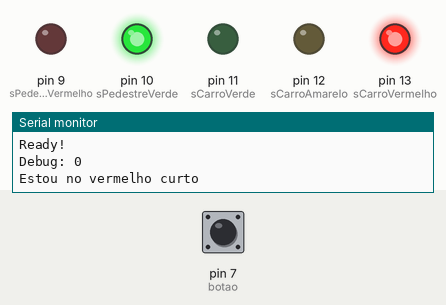
Recording of a program running on a simulated Arduino Uno, built with avr-gcc and run on an emulated ATmega328P. On the bench: output pins drawn as LEDs (lit = HIGH), the last lines printed to the serial monitor. The inputs (shaded band) are chosen by the test bench; at power-on: pin 7 (botao) HIGH.

Above: at 1.7 s.
1.8 s: pin 7 (botao) pulled LOW for 0.15 s
At 6.5 s:
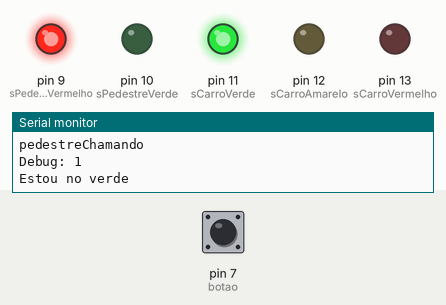
At 8.1 s:
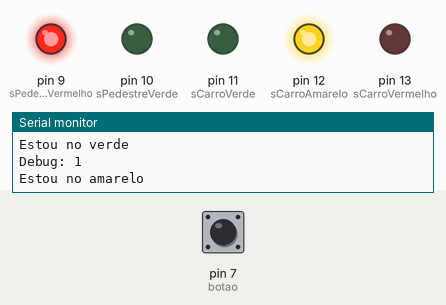
Timing chart, 0 to 12.0 s (numbered marks = the images above; inputs shaded):
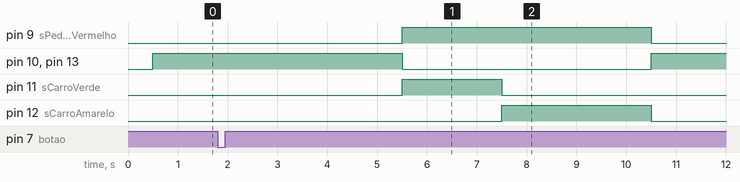

The program:

main.cpp
```cpp
#include <Arduino.h>
#include "OneButton.h"

enum estados {
  SINAL_VERMELHOCURTO = 1,
  SINAL_VERMELHOLONGO = 2,
  SINAL_AMARELO = 3,
  SINAL_VERDE =4
};

#define sCarroVermelho    13
#define sCarroAmarelo     12
#define sCarroVerde       11
#define sPedestreVerde    10
#define sPedestreVermelho 9
#define botao             7   //se voce estiver usando arduino UNO, mudar para 3

#define TEMPO_VERMELHO 5000
#define TEMPO_AMARELO  3000
#define TEMPO_VERDE    2000

int estadoAtual;
int proximoEstado;
unsigned long esperaAte = 0;
unsigned long piscaAmarelo;

volatile bool botaoPedestrePressionado = false;
OneButton button(botao, true);

void pedestreChamando() {
  botaoPedestrePressionado = true;
  Serial.println("pedestreChamando");
}


void setup() {
  pinMode(sCarroVermelho, OUTPUT);
  pinMode(sCarroAmarelo, OUTPUT);
  pinMode(sCarroVerde, OUTPUT);
  pinMode(sPedestreVermelho, OUTPUT);
  pinMode(sPedestreVerde, OUTPUT);
  // pinMode(botao, INPUT_PULLUP);
  // attachInterrupt(digitalPinToInterrupt(botao), pedestreChamando, RISING);


  Serial.begin(115200);

  Serial.print("Starting");
  for (size_t i = 0; i < 10; i++) {
    Serial.print(".");
    delay(50);
  }

  botaoPedestrePressionado = false;
  estadoAtual = SINAL_VERMELHOCURTO;
  button.attachClick(pedestreChamando);

  Serial.println("\nReady!");
}

void acende(enum estados COR) {
  digitalWrite(sCarroVermelho    , LOW);
  digitalWrite(sCarroAmarelo     , LOW);
  digitalWrite(sCarroVerde       , LOW);
  digitalWrite(sPedestreVermelho , LOW);
  digitalWrite(sPedestreVerde    , LOW);

  switch (COR)
  {
    case SINAL_VERMELHOLONGO:
    case SINAL_VERMELHOCURTO:
      digitalWrite(sCarroVermelho, HIGH);
      digitalWrite(sPedestreVerde, HIGH);
      break;

    case SINAL_AMARELO:
      digitalWrite(sCarroAmarelo, HIGH);
      digitalWrite(sPedestreVermelho, HIGH);
      break;

    case SINAL_VERDE:
      digitalWrite(sCarroVerde, HIGH);
      digitalWrite(sPedestreVermelho, HIGH);
      break;
  }
}

void loop() {
  button.tick();
  if (millis() > esperaAte ) {
    Serial.print("Debug: ");
    Serial.println(botaoPedestrePressionado);
    switch (estadoAtual) {
      case SINAL_VERMELHOCURTO:
        acende(SINAL_VERMELHOCURTO);
        esperaAte = millis() + TEMPO_VERMELHO;
        estadoAtual = SINAL_VERDE;
        Serial.println("Estou no vermelho curto");
        break;
      case SINAL_VERMELHOLONGO:
        acende(SINAL_VERMELHOLONGO);
        esperaAte = millis() + TEMPO_VERMELHO*2;
        estadoAtual = SINAL_VERDE;
        Serial.println("Estou no vermelho longo");
        botaoPedestrePressionado = false;
        break;
      case SINAL_AMARELO:
        acende(SINAL_AMARELO);
        esperaAte = millis() + TEMPO_AMARELO;
        estadoAtual = !botaoPedestrePressionado ? SINAL_VERMELHOCURTO: SINAL_VERMELHOLONGO;
        Serial.println("Estou no amarelo");
        break;
      case SINAL_VERDE:
        acende(SINAL_VERDE);
        esperaAte = millis() + TEMPO_VERDE;
        estadoAtual = SINAL_AMARELO;
        Serial.println("Estou no verde");
        break;
    }
  }

  // if(estadoAtual == SINAL_VERDE) {
  //   if(millis() > (esperaAte - TEMPO_AMARELO)) {
  //     digitalWrite(sPedestreVermelho, HIGH);
  //     delay(500);
  //     digitalWrite(sPedestreVermelho, LOW);
  //     delay(500);
  //   }
  // }

}
```
